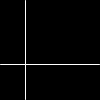
Frame 1 (no input)
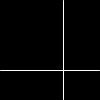
Frame 60 (the mouse pressed at the canvas centre just before this capture)
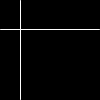
Frame 120 (the mouse held since frame 60 and released just before this capture)

The Processing sketch that drew these frames (run headless with seeded random() and noise(); from frame 60 on, the mouse is pressed at the canvas centre):

// Processing sketch: processing_68718
// ── processing_68718.pde

void setup(){
 frameRate(1000); 
}

void draw() {
  background(0);
  stroke(255);
  float distance_top = random(100);
  line(0,distance_top,99,distance_top);
  
  stroke(255);
  float distance_top2 = random(100);
  line(distance_top2,0,distance_top2,99);
  
}
